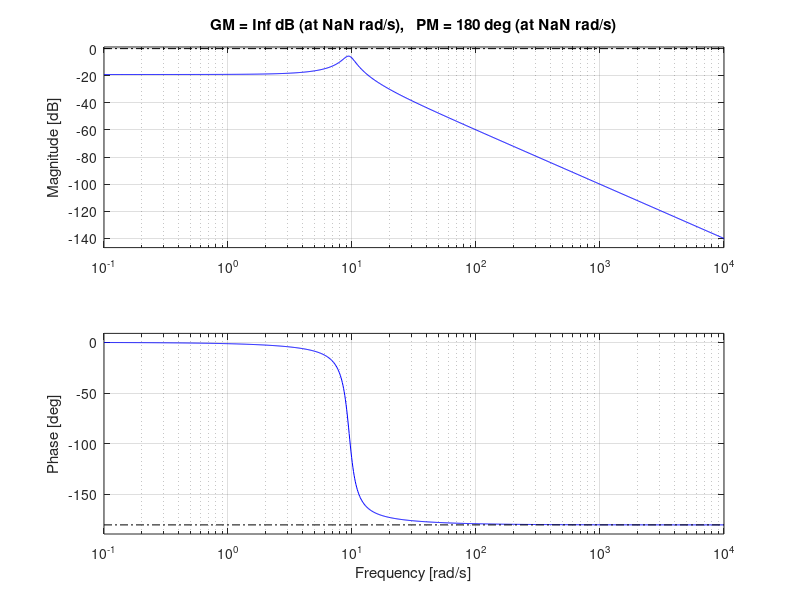
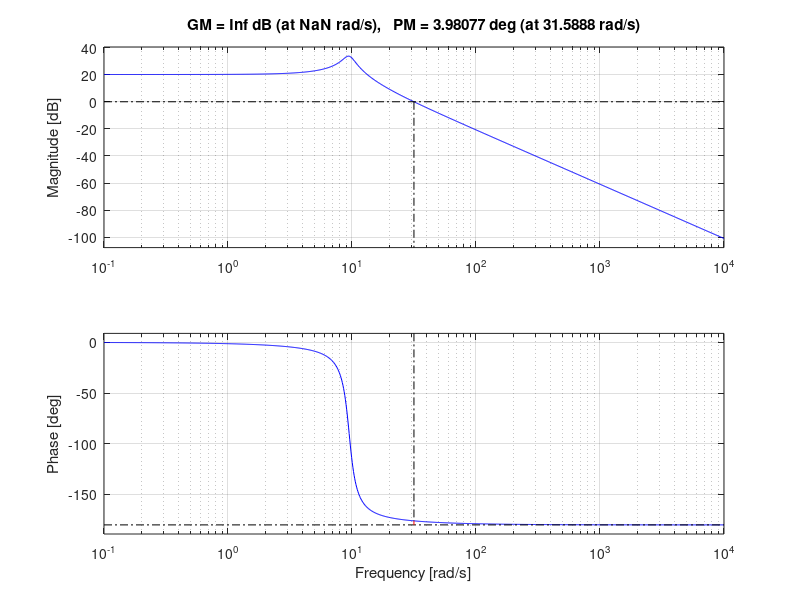
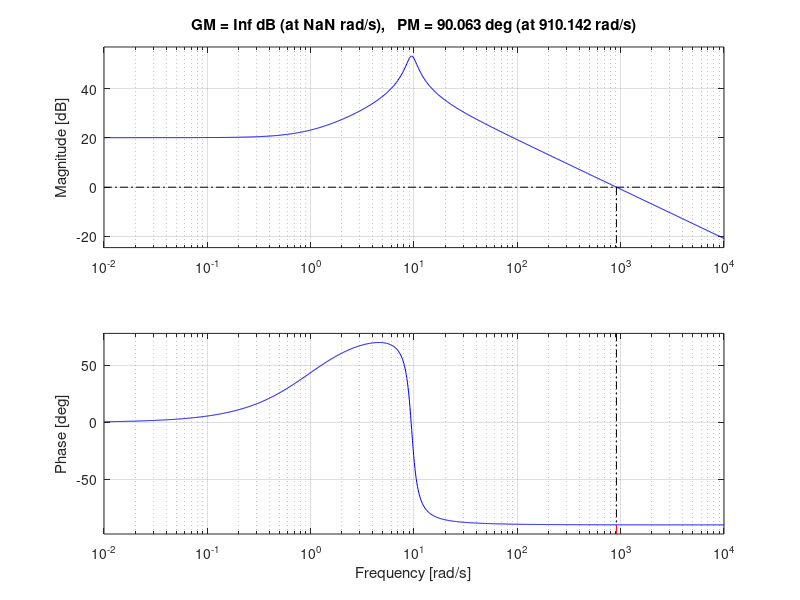

These figures' MATLAB source, in order:
G = tf([10, 2000], [1, 202, 490, 18001]);
margin(G);
figure;
g = dcgain(G);
sse_old = 1/(1 + g);
sse_new = sse_old/10;
k = (1/sse_new - 1)/g;
margin(k*G);
G_better_pm = G*k*tf([1, 1], 1);
figure;
margin(G_better_pm)
